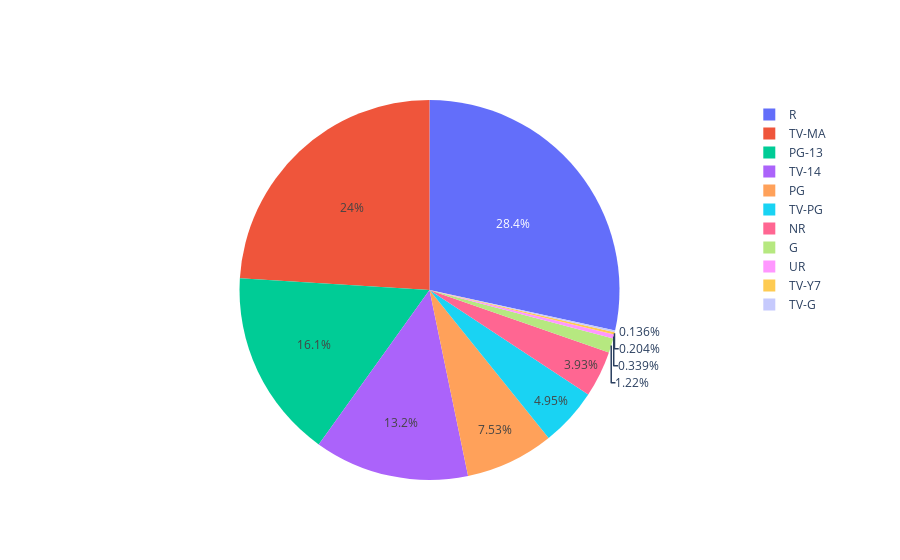

Notebook cell for this chart:
### Markdown cell above
Ratings are used to rate a film's suitability for certain audiences based on its content. With this, the researchers aim to determine what kind of movies, based on its rating, Netflix releases for its audiences. To do this, a pie chart is used to classify the percentage of ratings. 

The following are the descriptions of each rating:
<br>`G - General Audiences` - All ages admitted. Nothing that would offend parents for viewing by children. 
<br>`PG – Parental Guidance Suggested` - Some material may not be suitable for children. Parents urged to give "parental guidance". 
<br>`PG-13 – Parents Strongly Cautioned` - Some material may be inappropriate for children under 13. Parents are urged to be cautious. 
<br>`R – Restricted` - Under 17 requires accompanying parent or adult guardian. Contains some adult material. 
<br>`TV-Y7` - This program is most appropriate for children age 7 and up.
<br>`TV-G` - This program is suitable for all ages.
<br>`TV-PG` - This program contains material that parents may find unsuitable for younger children. Parental guidance is recommended.
<br>`TV-14` - This program may be unsuitable for children under 14 years of age.
<br>`TV-MA` - This program is intended to be viewed by mature, adult audiences and may be unsuitable for children under 17.
<br>`NR/UR - Not Rated/Unrated` - This program may either have not been submitted for a rating or it is an uncut version. Unrated contains warnings stating that the uncut version of the program contains content different from original release and might not be suitable for minors.

### Code cell
temp_df1 = netflix_titles_rating_2000['rating'].value_counts().reset_index()
trace = go.Pie(labels = temp_df1['index'], values = temp_df1['rating'])
data = [trace]
fig = go.Figure(data = data)
iplot(fig)

### Figure 1 — Plotly figure (JSON) as saved in the notebook; plotly's stock layout.template omitted (floating-point values rounded to 4 significant figures)
{"data": [{"labels": ["R", "TV-MA", "PG-13", "TV-14", "PG", "TV-PG", "NR", "G", "UR", "TV-Y7", "TV-G"], "type": "pie", "values": [419, 354, 237, 194, 111, 73, 58, 18, 5, 3, 2]}], "layout": {}}
